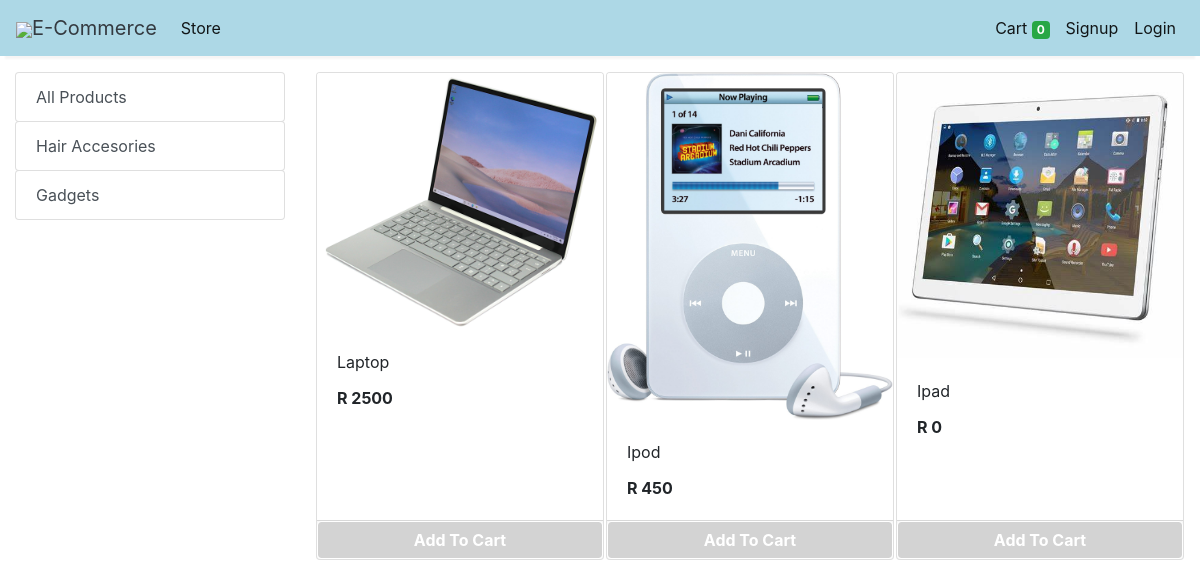
Screenshot of /store?category=38 with the database file from the repository.
### store/models/category.py (models this page shows, shortened)
class Category(models.Model):
    name= models.CharField(max_length=50)
    @staticmethod
    def get_all_categories():
        return Category.objects.all()

### store/models/product.py (models this page shows, shortened)
class Products(models.Model):
    name = models.CharField(max_length=60)
    price= models.IntegerField(default=0)
    category= models.ForeignKey(Category,on_delete=models.CASCADE,default=1 )
    description= models.CharField(max_length=250, default='', blank=True, null= True)
    image= models.ImageField(upload_to='uploads/products/')
    @staticmethod
    def get_all_products_by_categoryid(category_id):
        if category_id:
            return Products.objects.filter (category=category_id)
        else:
            return Products.get_all_products();

### store/views/home.py (the view)
# urls.py: path('' , include('store.urls'))
def store(request):
    cart = request.session.get('cart')
    if not cart:
        request.session['cart'] = {}
    products = None
    categories = Category.get_all_categories()
    categoryID = request.GET.get('category')
    if categoryID:
        products = Products.get_all_products_by_categoryid(categoryID)
    else:
        products = Products.get_all_products();
    data = {}
    data['products'] = products
    data['categories'] = categories
    print('you are : ', request.session.get('email'))
    return render(request, 'index.html', data)

### store/templatetags/cart.py (called while the page is built)
@register.filter (name='is_in_cart')
def is_in_cart(product, cart):
    keys = cart.keys ()
    for id in keys:
        if int (id) == product.id:
            return True
    return False;

### store/templatetags/custom_filter.py (called while the page is built)
@register.filter(name='currency')
def currency(number):
    return "R "+str(number)

### store/templates/index.html (shortened to what this page needs)
{% extends 'base.html' %}
{% block content %}
{% load cart %}
{% load custom_filter %}
<div class="container-fluid mt-3">
	<div class="row">
		<div class="col-lg-3 mx-auto">
			<div class="list-group">
				<a href="/" class="list-group-item list-group-item-action btn btn-outline-success">All Products</a>
				{% for category in categories %}
				<a href="/?category={{category.id}}"
					class="list-group-item list-group-item-action btn btn-outline-success ">{{category.name}}</a>
				{% endfor %}
			</div>
		</div>
		<div id='products' class="col-lg-9 mx-auto">
			<div class="row mx-auto">
				{% for product in products %}
				<div class="card mx-auto mb-3" id={{product.id}} style="width: 18rem;">
					<img class="card-img-top" src="{{product.image.url}}" alt="Card image cap">
					<div class="card-body">
						<p class="card-title">{{product.name}}</p>
						<p class="card-text"><b>{{product.price|currency}}</b></p>
					</div>
					<div class="card-footer p-0 no-gutters">
						{% if product|is_in_cart:request.session.cart %}
						<div class="row no-gutters">
							<form action="/#{{product.id}}" class="col-2 " method="post">
								{% csrf_token %}
								<input hidden type="text" name='product' value='{{product.id}}'>
								<input hidden type="text" name='remove' value='True'>
								<input type="submit" value=" - " class="btn btn-block btn-success border-right">
							</form>
							<div class="text-center col btn btn-success">{{product|cart_quantity:request.session.cart}} in Cart</div>
							<form action="/#{{product.id}}" class="col-2 " method="post">
								{% csrf_token %}
								<input hidden type="text" name='product' value='{{product.id}}'>
								<input type="submit" value=" + " class="btn btn-block btn-success border-left">
							</form>
						</div>
						{% else %}
						<form action="/#{{product.id}}" method="POST" class="btn-block">
							<input type="submit" class="float-right btn btn-success form-control" style="background-color:lightgray;border-color: white;font-weight: bolder;"
                    value="Add To Cart">
						</form>
						{% endif %}
					</div>
				</div>
				{% endfor %}
			</div>
		</div>
	</div>
</div>
{% endblock %}

### rows the page displays
Category: name "Hair Accesories"
Category: name "Gadgets"
Products: image (picture), name "Laptop", price "R 2500"
Products: image (picture), name "Ipod", price "R 450"
Products: image (picture), name "Ipad", price "R 0"

### other values shown
{{ request.session.cart.keys|length }} "0"
